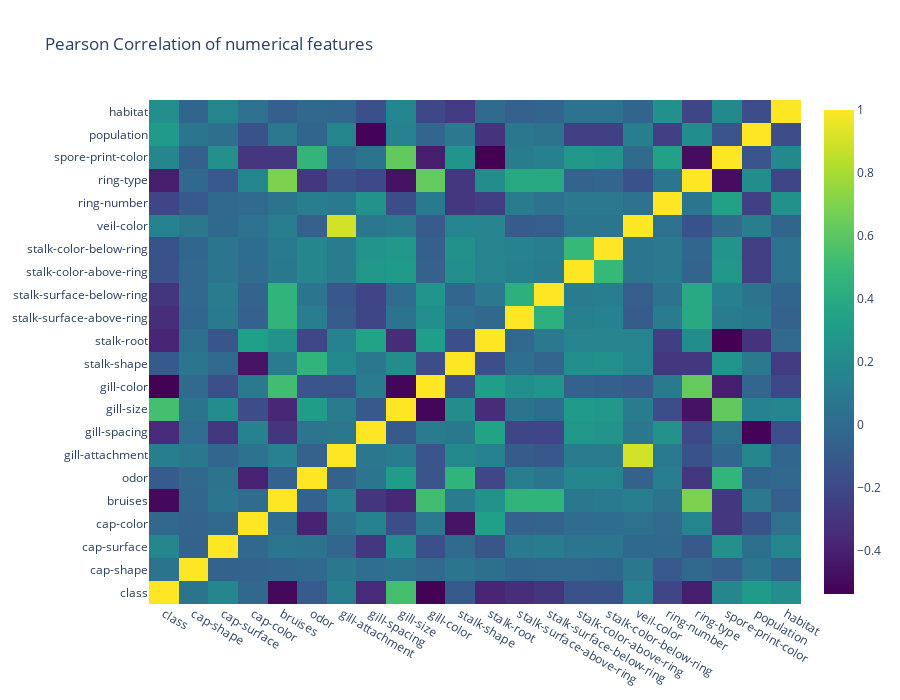

Notebook cell for this chart:
### Code cell
import plotly.offline as py
py.init_notebook_mode(connected=True)
import plotly.graph_objs as go
import plotly.tools as tls
data = [
    go.Heatmap(
        z= df[numerical].astype(float).corr().values, # Generating the Pearson correlation
        x=df[numerical].columns.values,
        y=df[numerical].columns.values,
        colorscale='Viridis',
        reversescale = False,
#         text = True ,
        opacity = 1.0
        
    )
]


layout = go.Layout(
    title='Pearson Correlation of numerical features',
    xaxis = dict(ticks='', nticks=36),
    yaxis = dict(ticks='' ),
    width = 900, height = 700,
    
)


fig = go.Figure(data=data, layout=layout)
py.iplot(fig, filename='labelled-heatmap')

### Figure 1 — Plotly figure (JSON) as saved in the notebook; plotly's stock layout.template omitted (floating-point values rounded to 4 significant figures; data arrays with more than 128 entries replaced by an {"elided": "..."} marker saying what was removed)
{"data": [{"colorscale": [[0, "#440154"], [0.1111, "#482878"], [0.2222, "#3e4989"], [0.3333, "#31688e"], [0.4444, "#26828e"], [0.5556, "#1f9e89"], [0.6667, "#35b779"], [0.7778, "#6ece58"], [0.8889, "#b5de2b"], [1, "#fde725"]], "opacity": 1, "reversescale": false, "type": "heatmap", "x": ["class", "cap-shape", "cap-surface", "cap-color", "bruises", "odor", "gill-attachment", "gill-spacing", "gill-size", "gill-color", "stalk-shape", "stalk-root", "stalk-surface-above-ring", "stalk-surface-below-ring", "stalk-color-above-ring", "stalk-color-below-ring", "veil-color", "ring-number", "ring-type", "spore-print-color", "population", "habitat"], "y": ["class", "cap-shape", "cap-surface", "cap-color", "bruises", "odor", "gill-attachment", "gill-spacing", "gill-size", "gill-color", "stalk-shape", "stalk-root", "stalk-surface-above-ring", "stalk-surface-below-ring", "stalk-color-above-ring", "stalk-color-below-ring", "veil-color", "ring-number", "ring-type", "spore-print-color", "population", "habitat"], "z": {"elided": "22x22 float values"}}], "layout": {"height": 700, "title": {"text": "Pearson Correlation of numerical features"}, "width": 900, "xaxis": {"autorange": true, "nticks": 36, "range": [-0.5, 21.5], "ticks": "", "type": "category"}, "yaxis": {"autorange": true, "range": [-0.5, 21.5], "ticks": "", "type": "category"}}}
